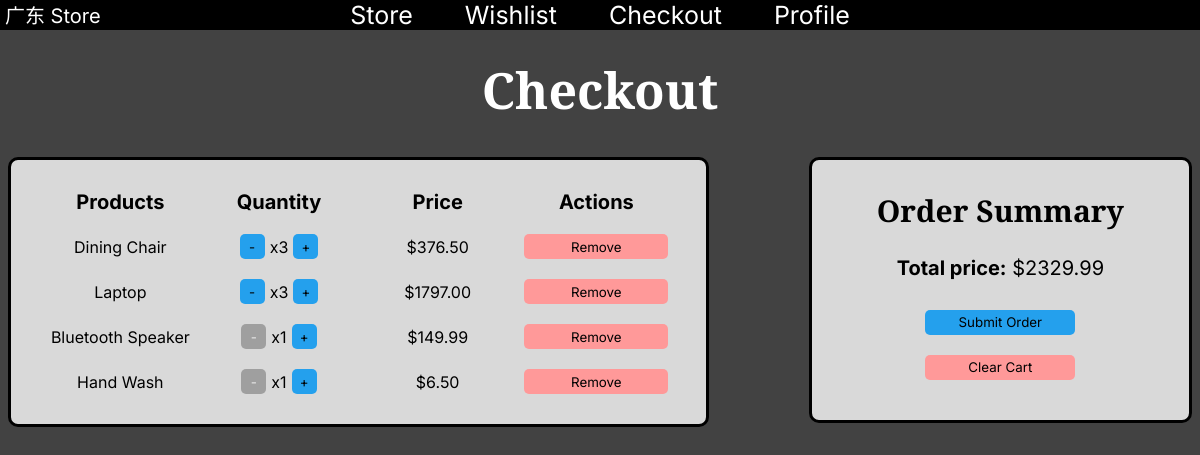
The app's page /checkout (signed in), older data.
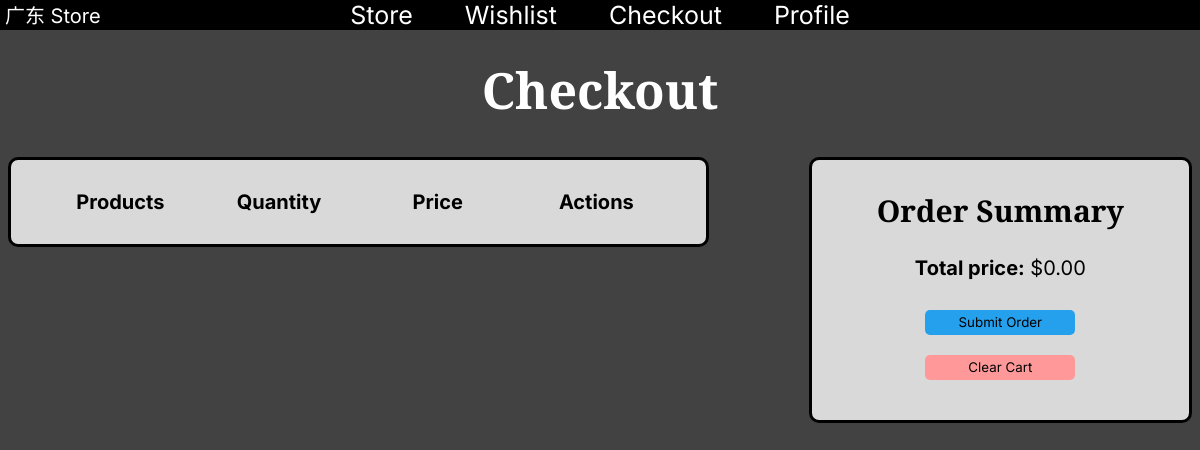
The same page, newer data.
### tables this page shows
CREATE TABLE "checkout" (
  `username` TEXT,
  `product_id` INTEGER,
  FOREIGN KEY (`username`)
      REFERENCES `customers`(`username`)
);

CREATE TABLE "products" (product_id INTEGER, category_id INTEGER, product TEXT, price DECIMAL, image TEXT, PRIMARY KEY (product_id), FOREIGN KEY (category_id) REFERENCES categories (category_id));

### main.py (the view)
@app.route('/checkout')
def checkout():
    if 'user' not in session:
        return render_template('login.html',
                               error="You need to login first to view your checkout")
    db = get_db()
    cursor = db.cursor()
    query = """
            SELECT products.*, checkout.username FROM checkout
            LEFT JOIN products ON products.product_id = checkout.product_id
            WHERE checkout.username = ?
    """
    user = session.get('user')
    cursor.execute(query, (user,))
    checkout_data = cursor.fetchall()
    grouped_checkout = {}
    total_price = 0
    for row in checkout_data:
        product_id = row[0]
        product_name = row[2]
        price = float(row[3])
        total_price += price
        if product_name in grouped_checkout:
            grouped_checkout[product_name]["quantity"] += 1
        else:
            grouped_checkout[product_name] = {"id": product_id, "price": price, "quantity": 1}
    return render_template('checkout.html', total=total_price, database=grouped_checkout)

### main.py (called while the page is built)
def get_db():
    db = getattr(g, '_database', None)
    if db is None:
        db = g._database = sqlite3.connect(DATABASE)
    return db

@app.teardown_appcontext
def close_connection(exception):
    db = getattr(g, '_database', None)
    if db is not None:
        db.close()

### website/templates/checkout.html (shortened to what this page needs)
{% extends "layout.html" %}
{% block body %}
<h1>Checkout</h1>
<div class="flex-container">
    <div class="checkout-card">
        <div class="checkout-header">
            <b>Products</b>
            <b>Quantity</b>
            <b>Price</b>
            <b>Actions</b>
        </div>
        {% for name, details in database.items() %}
            <div class="checkout-row">
                <p>{{ name }}</p>
                <div class="quantity-control">
                    <form action="{{ url_for('decrease_qty') }}" method="POST" style="display: inline;">
                        {% if details.quantity == 1 %}
                            <button type="button" class="button-qty disabled" disabled>-</button>
                        {% else %}
                            <button type="submit" class="button-qty">-</button>
                        {% endif %}
                    </form>
                    <p>x{{ details.quantity }}</p>
                    <form action="{{ url_for('increase_qty') }}" method="POST" style="display: inline;">
                        <button type="submit" class="button-qty">+</button>
                    </form>
                </div>
                <p>${{ "%.2f" | format(details.price * details.quantity) }}</p>
                <form action="{{ url_for('remove_from_checkout') }}" method="POST" style="display: inline;">
                    <button type="submit" class="remove cart-remove">Remove</button>
                </form>
            </div>
        {% endfor %}
    </div>
    <div class="order-summary-card">
        <h2>Order Summary</h2>
        <p><strong>Total price:</strong> ${{ "%.2f" | format(total) }}</p>
        <form action="{{ url_for('submit_order') }}" method="POST" style="display: inline;">
            <button type="submit">Submit Order</button><br>
        </form>
        <form action="{{ url_for('clear_cart') }}" method="POST" style="display: inline;">
            <button type="submit" class="remove">Clear Cart</button><br>
        </form>
    </div>
</div>
{% endblock %}

Row changes from the older to the newer data that the page shows:
removed checkout: product "Dining Chair", quantity "3"
no longer on this page (row unchanged): products: details.price*details.quantity "376.50"
removed checkout: product "Laptop", quantity "3", price "1797.00"
removed checkout: product "Bluetooth Speaker", quantity "1"
no longer on this page (row unchanged): products: details.price*details.quantity "149.99"
removed checkout: product "Hand Wash", quantity "1"
no longer on this page (row unchanged): products: details.price*details.quantity "6.50"
Text that changed along with them:
{{ "%.2f" | format(total) }}: "2329.99" → "0.00"
